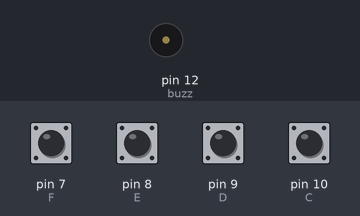
The sketch below on a simulated Arduino Uno, built with avr-gcc and run on an emulated ATmega328P. Parts: buzzer (waves = sounding). The inputs (shaded band) are chosen by the test bench; at power-on: pin 7 (F), pin 8 (E), pin 9 (D), pin 10 (C) HIGH.

Above: at 1.2 s.
1.3 s: pin 7 (F) pulled LOW for 0.15 s
At 1.37 s:
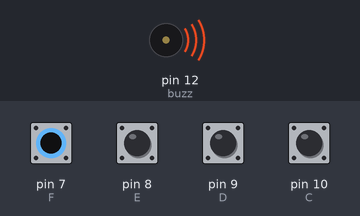
Timing chart, 0 to 4.3 s (numbered marks = the images above; inputs shaded):
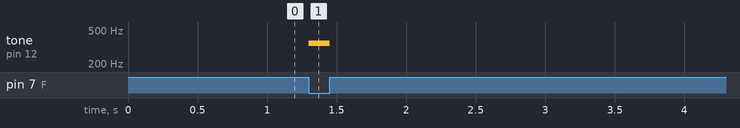

The sketch:

piano.ino
```cpp
#define T_C 262
#define  T_D 294
#define  T_E 330
#define  T_F 349
//#define  T_g 392
//#define  T_A 440
//#define  T_B 493
const int C = 10;
const int D = 9;
const int E = 8;
const int F = 7;
const int buzz = 12;
void setup() {

  pinMode (C, INPUT);
  digitalWrite (C, HIGH);
  pinMode (D, INPUT);
  digitalWrite (D, HIGH);
  pinMode (E, INPUT);
  digitalWrite (E, HIGH);
  pinMode (F, INPUT);
  digitalWrite (F, HIGH);
}

void loop() {
  while (digitalRead(C) == LOW) {
    tone ( buzz, T_C);
  }
  while (digitalRead(D) == LOW) {
    tone ( buzz, T_D);
  }
  while (digitalRead(E) == LOW) {
    tone ( buzz, T_E);
  }
  while (digitalRead(F) == LOW) {
    tone ( buzz, T_F);
  }
  noTone ( buzz);
}
```

Measured:
- after the input at 1.3 s, tone on pin 12 (buzz): silent → 349 Hz at once, → silent 0.15 s later
